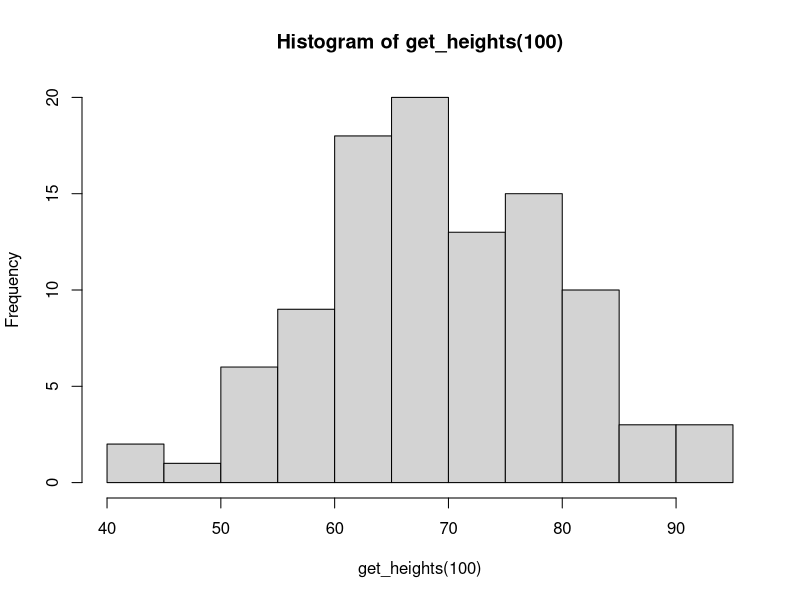
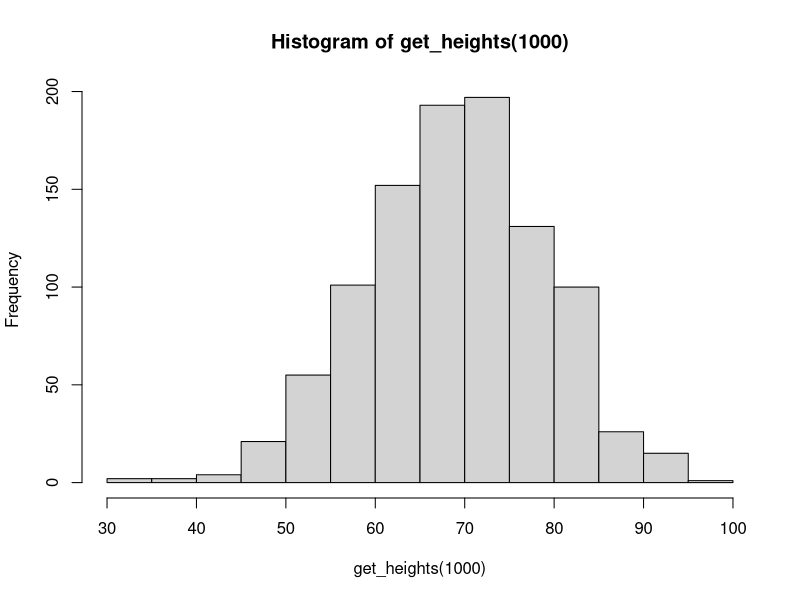

Write the R code that produced these figures, in order. (Note: this script raises an error after producing the figures.)
setwd("C:/Users/Hayden/Documents/GitHub/bootcamp-2016-example")

#assuming that height normal distribution mean 69, sd of 10

#1
#need a function called get_heights 
#that will use rnorm to get a sample of heihgts
#storing it in variable "Heights"
#make it so that can be used for both 100 and 1000

get_heights<-function(num){
  heights<-rnorm(num, mean=69, sd=10)
}

#calling number from 100 first sample
hist(get_heights(100))

hist(get_heights(1000))
#checking the outputs with hist shows that it has worked yay!
#it works


#2 and #3 (worked for both)
#want to compute average height from heights vector
get_heights<-function(num){
  heights<-rnorm(num, mean=69, sd=10);
  average=mean(heights);
  return(average)
}

x<-get_heights(100)
average_heights
